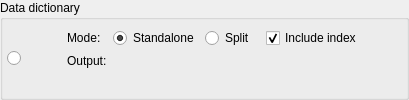
           <widget class="QGroupBox" name="groupBox_4">
            <property name="sizePolicy">
             <sizepolicy hsizetype="Preferred" vsizetype="Preferred">
              <horstretch>0</horstretch>
              <verstretch>0</verstretch>
             </sizepolicy>
            </property>
            <property name="title">
             <string>Data dictionary</string>
            </property>
            <layout class="QGridLayout" name="gridLayout_12">
             <property name="leftMargin">
              <number>4</number>
             </property>
             <property name="topMargin">
              <number>4</number>
             </property>
             <property name="rightMargin">
              <number>4</number>
             </property>
             <property name="bottomMargin">
              <number>4</number>
             </property>
             <item row="0" column="0" rowspan="2">
              <widget class="QRadioButton" name="export_to_dict_rb">
               <property name="sizePolicy">
                <sizepolicy hsizetype="Fixed" vsizetype="Expanding">
                 <horstretch>0</horstretch>
                 <verstretch>0</verstretch>
                </sizepolicy>
               </property>
               <property name="text">
                <string/>
               </property>
               <property name="checked">
                <bool>false</bool>
               </property>
               <property name="autoExclusive">
                <bool>false</bool>
               </property>
              </widget>
             </item>
             <item row="0" column="2" rowspan="2">
              <widget class="QWidget" name="export_to_dict_wgt" native="true">
               <property name="enabled">
                <bool>true</bool>
               </property>
               <property name="sizePolicy">
                <sizepolicy hsizetype="Preferred" vsizetype="Fixed">
                 <horstretch>0</horstretch>
                 <verstretch>0</verstretch>
                </sizepolicy>
               </property>
               <property name="minimumSize">
                <size>
                 <width>0</width>
                 <height>0</height>
                </size>
               </property>
               <layout class="QGridLayout" name="export_to_dict_grid">
                <property name="leftMargin">
                 <number>4</number>
                </property>
                <property name="topMargin">
                 <number>4</number>
                </property>
                <property name="rightMargin">
                 <number>0</number>
                </property>
                <property name="bottomMargin">
                 <number>4</number>
                </property>
                <item row="0" column="5">
                 <widget class="QCheckBox" name="incl_index_chk">
                  <property name="enabled">
                   <bool>true</bool>
                  </property>
                  <property name="sizePolicy">
                   <sizepolicy hsizetype="Fixed" vsizetype="Fixed">
                    <horstretch>0</horstretch>
                    <verstretch>0</verstretch>
                   </sizepolicy>
                  </property>
                  <property name="toolTip">
                   <string>pgModeler will generate an index to help navigate through the data dictionary. If splitted mode is set then a separated file named &lt;em&gt;index.html&lt;/em&gt; will be saved into the destination folder.</string>
                  </property>
                  <property name="statusTip">
                   <string/>
                  </property>
                  <property name="text">
                   <string>Include index</string>
                  </property>
                  <property name="checked">
                   <bool>true</bool>
                  </property>
                 </widget>
                </item>
                <item row="0" column="0" rowspan="3">
                 <layout class="QVBoxLayout" name="verticalLayout_4">
                  <item>
                   <widget class="QLabel" name="model_datadict_lbl">
                    <property name="enabled">
                     <bool>true</bool>
                    </property>
                    <property name="sizePolicy">
                     <sizepolicy hsizetype="Fixed" vsizetype="Preferred">
                      <horstretch>0</horstretch>
                      <verstretch>0</verstretch>
                     </sizepolicy>
                    </property>
                    <property name="minimumSize">
                     <size>
                      <width>30</width>
                      <height>60</height>
                     </size>
                    </property>
                    <property name="maximumSize">
                     <size>
                      <width>30</width>
                      <height>60</height>
                     </size>
                    </property>
                    <property name="text">
                     <string/>
                    </property>
                    <property name="pixmap">
                     <pixmap resource="../../res/resources.qrc">:/images/images/model2datadict.png</pixmap>
                    </property>
                    <property name="scaledContents">
                     <bool>true</bool>
                    </property>
                   </widget>
                  </item>
                 </layout>
                </item>
                <item row="0" column="6">
                 <spacer name="horizontalSpacer_5">
                  <property name="orientation">
                   <enum>Qt::Horizontal</enum>
                  </property>
                  <property name="sizeHint" stdset="0">
                   <size>
                    <width>40</width>
                    <height>20</height>
                   </size>
                  </property>
                 </spacer>
                </item>
                <item row="0" column="1">
                 <widget class="QLabel" name="data_dict_mode_lbl">
                  <property name="enabled">
                   <bool>true</bool>
                  </property>
                  <property name="sizePolicy">
                   <sizepolicy hsizetype="Fixed" vsizetype="Fixed">
                    <horstretch>0</horstretch>
                    <verstretch>0</verstretch>
                   </sizepolicy>
                  </property>
                  <property name="minimumSize">
                   <size>
                    <width>0</width>
                    <height>0</height>
                   </size>
                  </property>
                  <property name="statusTip">
                   <string/>
                  </property>
                  <property name="text">
                   <string>Mode:</string>
                  </property>
                 </widget>
                </item>
                <item row="0" column="2">
                 <widget class="QRadioButton" name="dict_standalone_rb">
                  <property name="toolTip">
                   <string>&lt;strong&gt;Standalone:&lt;/strong&gt; pgModeler will generate a single HTML file containing the data dictionaries of all tables in the database model. </string>
                  </property>
                  <property name="statusTip">
                   <string/>
                  </property>
                  <property name="text">
                   <string>Standalone</string>
                  </property>
                  <property name="checked">
                   <bool>true</bool>
                  </property>
                 </widget>
                </item>
                <item row="0" column="4">
                 <spacer name="horizontalSpacer_7">
                  <property name="orientation">
                   <enum>Qt::Horizontal</enum>
                  </property>
                  <property name="sizeType">
                   <enum>QSizePolicy::Fixed</enum>
                  </property>
                  <property name="sizeHint" stdset="0">
                   <size>
                    <width>5</width>
                    <height>20</height>
                   </size>
                  </property>
                 </spacer>
                </item>
                <item row="1" column="1">
                 <widget class="QLabel" name="data_dict_ouput_lbl">
                  <property name="enabled">
                   <bool>true</bool>
                  </property>
                  <property name="sizePolicy">
                   <sizepolicy hsizetype="Fixed" vsizetype="Fixed">
                    <horstretch>0</horstretch>
                    <verstretch>0</verstretch>
                   </sizepolicy>
                  </property>
                  <property name="minimumSize">
                   <size>
                    <width>0</width>
                    <height>0</height>
                   </size>
                  </property>
                  <property name="text">
                   <string>Output:</string>
                  </property>
                 </widget>
                </item>
                <item row="0" column="3">
                 <widget class="QRadioButton" name="dict_split_rb">
                  <property name="sizePolicy">
                   <sizepolicy hsizetype="Preferred" vsizetype="Fixed">
                    <horstretch>0</horstretch>
                    <verstretch>0</verstretch>
                   </sizepolicy>
                  </property>
                  <property name="toolTip">
                   <string>&lt;strong&gt;Split:&lt;/strong&gt; the data dictionaries are generated in separated files inside the selected directory. In this mode the files are named &lt;em&gt;schema.table.html&lt;/em&gt;.</string>
                  </property>
                  <property name="statusTip">
                   <string/>
                  </property>
                  <property name="text">
                   <string>Split</string>
                  </property>
                 </widget>
                </item>
               </layout>
              </widget>
             </item>
            </layout>
           </widget>
